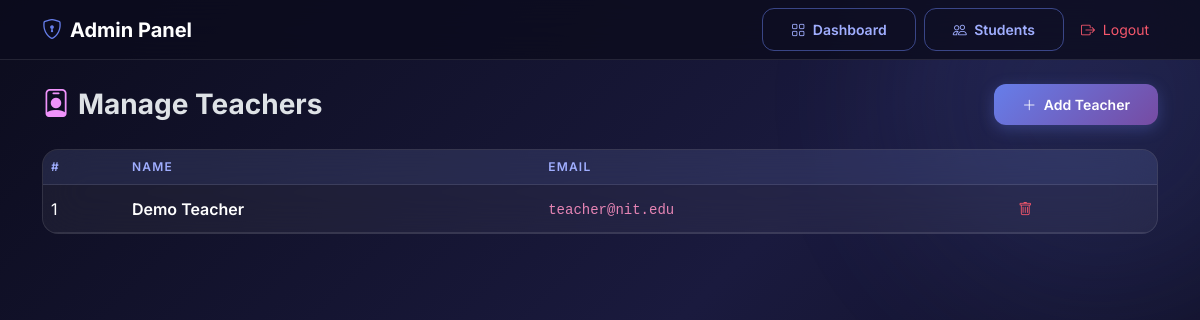
The page /admin/manage_teachers (signed in) on the database as committed earlier.
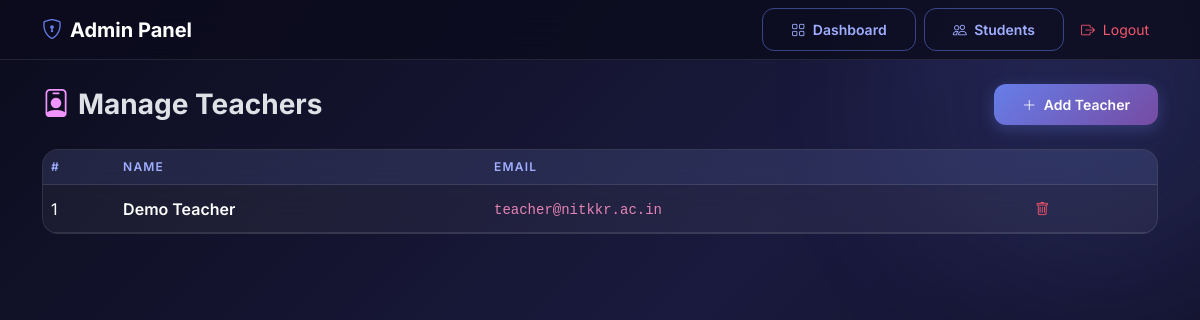
The same page on the database as committed later.
### tables this page shows
CREATE TABLE teachers (
            teacher_id INTEGER PRIMARY KEY AUTOINCREMENT,
            name TEXT NOT NULL,
            email TEXT UNIQUE NOT NULL,
            password TEXT NOT NULL,
            created_at TIMESTAMP DEFAULT CURRENT_TIMESTAMP
        );

### app.py (the view, shortened to what this page needs)
@app.route('/admin/manage_teachers', methods=['GET', 'POST'])
def manage_teachers():
    if session.get('role') != 'admin': return redirect(url_for('login', role='admin'))
    teachers = execute_query("SELECT * FROM teachers ORDER BY name ASC", fetchall=True)
    return render_template('admin/manage_teachers.html', teachers=teachers)

### database.py (called while the page is built)
def get_db_connection():
    try:
        conn = sqlite3.connect(DB_FILE)
        conn.row_factory = sqlite3.Row  # allows dict-like access
        conn.execute("PRAGMA foreign_keys = ON")
        return conn
    except Exception as err:
        print(f"Error connecting to database: {err}")
        return None

def _convert_query(query):
    return query.replace("%s", "?")

### templates/admin/manage_teachers.html (shortened to what this page needs)
{% extends "base.html" %}
{% block navbar %}
<nav class="navbar navbar-glass navbar-expand-lg py-2">
    <div class="container">
        <a class="navbar-brand fw-bold" href="{{ url_for('admin_dashboard') }}">
            <i class="bi bi-shield-lock me-2" style="color:#667eea;"></i>Admin Panel
        </a>
        <div class="d-flex align-items-center gap-2">
            <a href="{{ url_for('admin_dashboard') }}" class="btn btn-outline-glow btn-sm"><i class="bi bi-grid me-1"></i> Dashboard</a>
            <a href="{{ url_for('manage_students') }}" class="btn btn-outline-glow btn-sm"><i class="bi bi-people me-1"></i> Students</a>
            <a href="{{ url_for('logout') }}" class="btn btn-sm" style="color:#f5576c;"><i class="bi bi-box-arrow-right me-1"></i> Logout</a>
        </div>
    </div>
</nav>
{% endblock %}
{% block content %}
<div class="d-flex align-items-center justify-content-between mb-4">
    <h3 class="fw-bold mb-0"><i class="bi bi-person-badge me-2" style="color:#f093fb;"></i>Manage Teachers</h3>
    <button class="btn btn-glow btn-sm" data-bs-toggle="modal" data-bs-target="#addTeacherModal">
        <i class="bi bi-plus-lg me-1"></i> Add Teacher
    </button>
</div>
<div class="glass-card p-0 overflow-hidden">
    <table class="table table-glass table-hover mb-0">
        <thead>
            <tr><th>#</th><th>Name</th><th>Email</th><th></th></tr>
        </thead>
        <tbody>
            {% for t in teachers %}
            <tr>
                <td>{{ loop.index }}</td>
                <td class="fw-semibold">{{ t.name }}</td>
                <td><code>{{ t.email }}</code></td>
                <td>
                    <form method="POST" style="display:inline;">
                        <button type="submit" class="btn btn-sm" style="color:#f5576c;" onclick="return confirm('Delete this teacher?')">
                            <i class="bi bi-trash"></i>
                        </button>
                    </form>
                </td>
            </tr>
            {% else %}
            <tr><td colspan="4" class="text-center text-secondary py-4">No teachers found. Add one above.</td></tr>
            {% endfor %}
        </tbody>
    </table>
</div>
{% endblock %}

Rows that differ between the two databases and show on the page:
changed teachers "Demo Teacher": email "teacher@nit.edu" → "teacher@nitkkr.ac.in"
